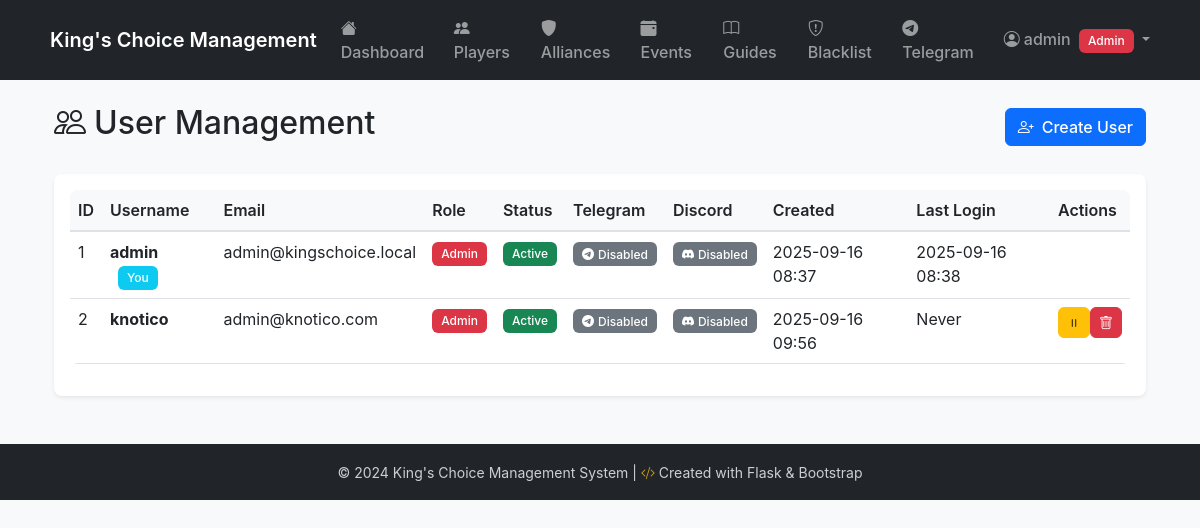
Page /admin/users (signed in) on the committed database.
### models.py (models this page shows, shortened)
class User(UserMixin, db.Model):
    __tablename__ = 'users'
    id = db.Column(db.Integer, primary_key=True)
    username = db.Column(db.String(80), unique=True, nullable=False)
    email = db.Column(db.String(120), unique=True, nullable=False)
    password_hash = db.Column(db.String(255), nullable=False)
    is_admin = db.Column(db.Boolean, default=False, nullable=False)
    is_active = db.Column(db.Boolean, default=True, nullable=False)
    created_at = db.Column(db.DateTime, default=datetime.utcnow)
    last_login = db.Column(db.DateTime)
    database_path = db.Column(db.String(255), nullable=False)
    telegram_bot_token = db.Column(db.String(255), nullable=True)
    telegram_chat_id = db.Column(db.String(100), nullable=True)
    telegram_enabled = db.Column(db.Boolean, default=False, nullable=False)
    discord_bot_token = db.Column(db.String(255), nullable=True)
    discord_channel_id = db.Column(db.String(100), nullable=True)
    discord_enabled = db.Column(db.Boolean, default=False, nullable=False)

### auth.py (the view)
@auth_bp.route('/admin/users')
@login_required
def admin_users():
    if not current_user.is_admin:
        flash('Access denied. Admin privileges required.', 'error')
        return redirect(url_for('main.dashboard'))
    users = User.query.all()
    return render_template('auth/admin_users.html', users=users)

### app.py (called while the page is built)
def get_locale():
    if 'language' in request.cookies:
        return request.cookies.get('language')
    if request.args.get('lang'):
        return request.args.get('lang')
    return request.accept_languages.best_match(app.config['LANGUAGES'].keys()) or app.config['BABEL_DEFAULT_LOCALE']

@app.context_processor
def inject_get_locale():
    return dict(get_locale=get_locale)

@login_manager.user_loader
def load_user(user_id):
    return User.query.get(int(user_id))

### templates/auth/admin_users.html (shortened to what this page needs)
{% extends "base.html" %}
{% block content %}
<div class="container mt-4">
    <div class="row">
        <div class="col-12">
            <div class="d-flex justify-content-between align-items-center mb-4">
                <h2><i class="bi bi-people me-2"></i>User Management</h2>
                <a href="{{ url_for('auth.create_user') }}" class="btn btn-primary">
                    <i class="bi bi-person-plus me-2"></i>Create User
                </a>
            </div>
            <div class="card">
                <div class="card-body">
                    <div class="table-responsive">
                        <table class="table table-hover">
                            <thead>
                                <tr>
                                    <th>ID</th>
                                    <th>Username</th>
                                    <th>Email</th>
                                    <th>Role</th>
                                    <th>Status</th>
                                    <th>Telegram</th>
                                    <th>Discord</th>
                                    <th>Created</th>
                                    <th>Last Login</th>
                                    <th>Actions</th>
                                </tr>
                            </thead>
                            <tbody>
                                {% for user in users %}
                                <tr>
                                    <td>{{ user.id }}</td>
                                    <td>
                                        <strong>{{ user.username }}</strong>
                                        {% if user.id == current_user.id %}
                                            <span class="badge bg-info ms-2">You</span>
                                        {% endif %}
                                    </td>
                                    <td>{{ user.email }}</td>
                                    <td>
                                        {% if user.is_admin %}
                                            <span class="badge bg-danger">Admin</span>
                                        {% else %}
                                            <span class="badge bg-secondary">User</span>
                                        {% endif %}
                                    </td>
                                    <td>
                                        {% if user.is_active %}
                                            <span class="badge bg-success">Active</span>
                                        {% else %}
                                            <span class="badge bg-warning">Inactive</span>
                                        {% endif %}
                                    </td>
                                    <td>
                                        {% if user.telegram_enabled %}
                                            <span class="badge bg-info">
                                                <i class="bi bi-telegram me-1"></i>Enabled
                                            </span>
                                        {% else %}
                                            <span class="badge bg-secondary">
                                                <i class="bi bi-telegram me-1"></i>Disabled
                                            </span>
                                        {% endif %}
                                    </td>
                                    <td>
                                        {% if user.discord_enabled %}
                                            <span class="badge bg-primary">
                                                <i class="bi bi-discord me-1"></i>Enabled
                                            </span>
                                        {% else %}
                                            <span class="badge bg-secondary">
                                                <i class="bi bi-discord me-1"></i>Disabled
                                            </span>
                                        {% endif %}
                                    </td>
                                    <td>{{ user.created_at.strftime('%Y-%m-%d %H:%M') if user.created_at else 'N/A' }}</td>
                                    <td>{{ user.last_login.strftime('%Y-%m-%d %H:%M') if user.last_login else 'Never' }}</td>
                                    <td>
                                        <div class="btn-group btn-group-sm" role="group">
                                            {% if user.id != current_user.id %}
                                                <form method="POST" action="{{ url_for('auth.toggle_user_status', user_id=user.id) }}" class="d-inline">
                                                    <button type="submit" class="btn btn-{{ 'warning' if user.is_active else 'success' }} btn-sm">
                                                        <i class="bi bi-{{ 'pause' if user.is_active else 'play' }}"></i>
                                                    </button>
                                                </form>
                                                <form method="POST" action="{{ url_for('auth.delete_user', user_id=user.id) }}" class="d-inline"
                                                      onsubmit="return confirm('Are you sure you want to delete this user? This action cannot be undone.')">
                                                    <button type="submit" class="btn btn-danger btn-sm">
                                                        <i class="bi bi-trash"></i>
                                                    </button>
                                                </form>
                                            {% endif %}
                                        </div>
                                    </td>
                                </tr>
                                {% endfor %}
                            </tbody>
                        </table>
                    </div>
                </div>
            </div>
        </div>
    </div>
</div>
{% endblock %}

### templates/base.html (shortened to what this page needs)
<!DOCTYPE html>
<html lang="{{ get_locale() }}">
<head>
    <link href="https://cdn.jsdelivr.net/npm/bootstrap@5.3.0/dist/css/bootstrap.min.css" rel="stylesheet">
    <link href="https://cdn.jsdelivr.net/npm/bootstrap-icons@1.11.0/font/bootstrap-icons.css" rel="stylesheet">
    <link href="{{ url_for('static', filename='css/style.css') }}" rel="stylesheet">
</head>
<body>
    <nav class="navbar navbar-expand-lg navbar-dark bg-dark">
        <div class="container">
            <a class="navbar-brand" href="{{ url_for('main.dashboard') }}">
                {{ _("King's Choice Management") }}
            </a>
            <div class="collapse navbar-collapse" id="navbarNav">
                <ul class="navbar-nav me-auto">
                    <li class="nav-item">
                        <a class="nav-link {% if request.endpoint == 'main.dashboard' %}active{% endif %}"
                           href="{{ url_for('main.dashboard') }}">
                            <i class="bi bi-house-fill me-1"></i>{{ _("Dashboard") }}
                        </a>
                    </li>
                    <li class="nav-item">
                        <a class="nav-link {% if request.endpoint and 'players' in request.endpoint %}active{% endif %}"
                           href="{{ url_for('players.list_players') }}">
                            <i class="bi bi-people-fill me-1"></i>{{ _("Players") }}
                        </a>
                    </li>
                    <li class="nav-item">
                        <a class="nav-link {% if request.endpoint and 'alliances' in request.endpoint %}active{% endif %}"
                           href="{{ url_for('alliances.list_alliances') }}">
                            <i class="bi bi-shield-fill me-1"></i>{{ _("Alliances") }}
                        </a>
                    </li>
                    <li class="nav-item">
                        <a class="nav-link {% if request.endpoint and 'events' in request.endpoint %}active{% endif %}"
                           href="{{ url_for('events.list_events') }}">
                            <i class="bi bi-calendar-event-fill me-1"></i>{{ _("Events") }}
                        </a>
                    </li>
                    <li class="nav-item">
                        <a class="nav-link {% if request.endpoint and 'guides' in request.endpoint %}active{% endif %}"
                           href="{{ url_for('guides.list_guides') }}">
                            <i class="bi bi-book me-1"></i>{{ _("Guides") }}
                        </a>
                    </li>
                    <li class="nav-item">
                        <a class="nav-link {% if request.endpoint and 'blacklist' in request.endpoint %}active{% endif %}"
                           href="{{ url_for('blacklist.list_blacklist') }}">
                            <i class="bi bi-shield-exclamation me-1"></i>{{ _("Blacklist") }}
                        </a>
                    </li>
                    <li class="nav-item">
                        <a class="nav-link {% if request.endpoint == 'main.telegram_message' %}active{% endif %}"
                           href="{{ url_for('main.telegram_message') }}">
                            <i class="bi bi-telegram me-1"></i>{{ _("Telegram") }}
                        </a>
                    </li>
                </ul>
                <ul class="navbar-nav">
                    {% if current_user.is_authenticated %}
                        <li class="nav-item dropdown">
                            <a class="nav-link dropdown-toggle" href="#" id="userDropdown" role="button" data-bs-toggle="dropdown">
                                <i class="bi bi-person-circle me-1"></i>{{ current_user.username }}
                                {% if current_user.is_admin %}
                                    <span class="badge bg-danger ms-1">Admin</span>
                                {% endif %}
                            </a>
                        </li>
                    {% else %}
                        <li class="nav-item">
                            <a class="nav-link" href="{{ url_for('auth.login') }}">
                                <i class="bi bi-box-arrow-in-right me-1"></i>Login
                            </a>
                        </li>
                    {% endif %}
                </ul>
            </div>
        </div>
    </nav>
    <main class="container mt-4">
        {% block content %}{% endblock %}
    </main>
    <footer class="bg-dark text-light mt-5 py-3">
        <div class="container text-center">
            <small>&copy; 2024 {{ _("King's Choice Management System") }} |
                <i class="bi bi-code-slash text-warning"></i> {{ _("Created with Flask & Bootstrap") }}
            </small>
        </div>
    </footer>
</body>
</html>

### static/css/style.css (style rules this page uses)
:root { --primary-color: #0d6efd; --success-color: #198754; --warning-color: #ffc107; --danger-color: #dc3545; --dark-color: #212529; --light-color: #f8f9fa; }
body { font-family: 'Inter', -apple-system, BlinkMacSystemFont, 'Segoe UI', 'Roboto', sans-serif; background-color: #f8f9fa; }
.navbar-brand { font-weight: 600; font-size: 1.25rem; }
.navbar-nav .nav-link { font-weight: 500; transition: all 0.3s ease; }
.card { border: none; box-shadow: 0 0.125rem 0.25rem rgba(0, 0, 0, 0.075); transition: all 0.3s ease; border-radius: 0.5rem; }
.badge { font-weight: 500; padding: 0.5em 0.75em; }
.badge i { margin-right: 0.25rem; }
.btn { font-weight: 500; transition: all 0.3s ease; border-radius: 0.375rem; }
.table { border-radius: 0.5rem; overflow: hidden; }
.table thead th { background-color: var(--light-color); border-bottom: 2px solid #dee2e6; font-weight: 600; color: var(--dark-color); }
.table tbody tr { transition: all 0.3s ease; }
footer { margin-top: auto; }
footer small { opacity: 0.8; }

### rows in the picture
User: username "admin", id "1", shows "You", email "admin@kingschoice.local", is_admin "Admin", is_active "Active", telegram_enabled False (drawn), discord_enabled False (drawn), created_at "2025-09-16 08:37", last_login "2025-09-16 08:38"
User: id "2", username "knotico", email "admin@knotico.com", is_admin "Admin", is_active "Active", telegram_enabled False (drawn), discord_enabled False (drawn), created_at "2025-09-16 09:56", last_login "Never"
